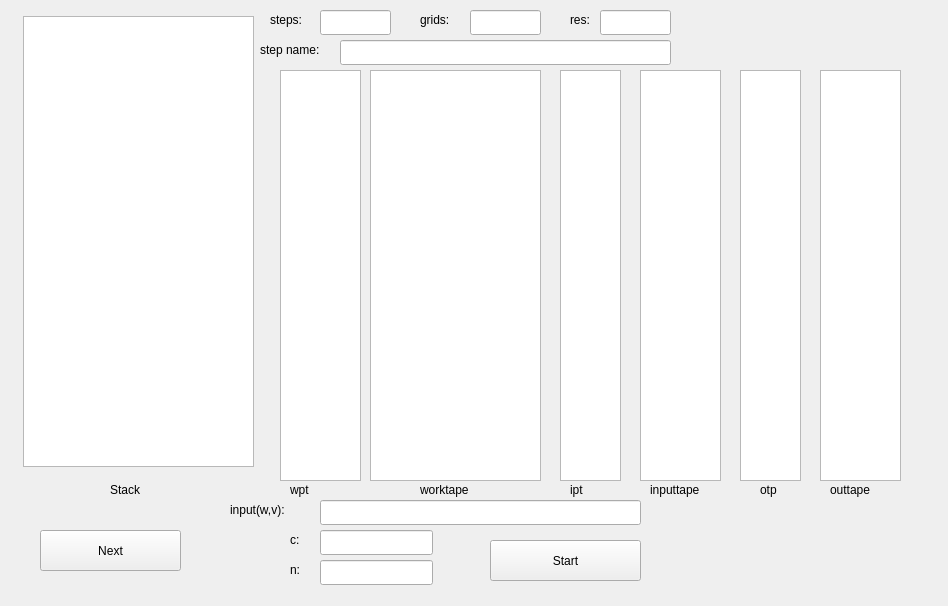
<?xml version="1.0" encoding="UTF-8"?>
<ui version="4.0">
 <class>Widget</class>
 <widget class="QWidget" name="Widget">
  <property name="geometry">
   <rect>
    <x>0</x>
    <y>0</y>
    <width>948</width>
    <height>606</height>
   </rect>
  </property>
  <property name="windowTitle">
   <string>Widget</string>
  </property>
  <widget class="QPushButton" name="NextStep">
   <property name="geometry">
    <rect>
     <x>40</x>
     <y>530</y>
     <width>141</width>
     <height>41</height>
    </rect>
   </property>
   <property name="text">
    <string>Next</string>
   </property>
  </widget>
  <widget class="QPushButton" name="StartMachine">
   <property name="geometry">
    <rect>
     <x>490</x>
     <y>540</y>
     <width>151</width>
     <height>41</height>
    </rect>
   </property>
   <property name="text">
    <string>Start</string>
   </property>
  </widget>
  <widget class="QLineEdit" name="InputEdit">
   <property name="geometry">
    <rect>
     <x>320</x>
     <y>500</y>
     <width>321</width>
     <height>25</height>
    </rect>
   </property>
  </widget>
  <widget class="QLabel" name="label">
   <property name="geometry">
    <rect>
     <x>230</x>
     <y>500</y>
     <width>81</width>
     <height>20</height>
    </rect>
   </property>
   <property name="text">
    <string>input(w,v):</string>
   </property>
  </widget>
  <widget class="QLabel" name="label_2">
   <property name="geometry">
    <rect>
     <x>110</x>
     <y>480</y>
     <width>41</width>
     <height>19</height>
    </rect>
   </property>
   <property name="text">
    <string>Stack</string>
   </property>
  </widget>
  <widget class="QLabel" name="label_3">
   <property name="geometry">
    <rect>
     <x>420</x>
     <y>10</y>
     <width>51</width>
     <height>19</height>
    </rect>
   </property>
   <property name="text">
    <string>grids:</string>
   </property>
  </widget>
  <widget class="QLabel" name="label_4">
   <property name="geometry">
    <rect>
     <x>270</x>
     <y>10</y>
     <width>51</width>
     <height>19</height>
    </rect>
   </property>
   <property name="text">
    <string>steps:</string>
   </property>
  </widget>
  <widget class="QLabel" name="label_5">
   <property name="geometry">
    <rect>
     <x>570</x>
     <y>10</y>
     <width>31</width>
     <height>19</height>
    </rect>
   </property>
   <property name="text">
    <string>res:</string>
   </property>
  </widget>
  <widget class="QLabel" name="label_6">
   <property name="geometry">
    <rect>
     <x>290</x>
     <y>480</y>
     <width>31</width>
     <height>19</height>
    </rect>
   </property>
   <property name="text">
    <string>wpt</string>
   </property>
  </widget>
  <widget class="QLabel" name="label_7">
   <property name="geometry">
    <rect>
     <x>420</x>
     <y>480</y>
     <width>71</width>
     <height>19</height>
    </rect>
   </property>
   <property name="text">
    <string>worktape</string>
   </property>
  </widget>
  <widget class="QLabel" name="label_8">
   <property name="geometry">
    <rect>
     <x>570</x>
     <y>480</y>
     <width>31</width>
     <height>19</height>
    </rect>
   </property>
   <property name="text">
    <string>ipt</string>
   </property>
  </widget>
  <widget class="QTextEdit" name="StackEdit">
   <property name="geometry">
    <rect>
     <x>23</x>
     <y>16</y>
     <width>231</width>
     <height>451</height>
    </rect>
   </property>
  </widget>
  <widget class="QLineEdit" name="GridsEdit">
   <property name="geometry">
    <rect>
     <x>470</x>
     <y>10</y>
     <width>71</width>
     <height>25</height>
    </rect>
   </property>
  </widget>
  <widget class="QLineEdit" name="StepsEdit">
   <property name="geometry">
    <rect>
     <x>320</x>
     <y>10</y>
     <width>71</width>
     <height>25</height>
    </rect>
   </property>
  </widget>
  <widget class="QLineEdit" name="ResEdit">
   <property name="geometry">
    <rect>
     <x>600</x>
     <y>10</y>
     <width>71</width>
     <height>25</height>
    </rect>
   </property>
  </widget>
  <widget class="QLabel" name="label_9">
   <property name="geometry">
    <rect>
     <x>650</x>
     <y>480</y>
     <width>71</width>
     <height>19</height>
    </rect>
   </property>
   <property name="text">
    <string>inputtape</string>
   </property>
  </widget>
  <widget class="QTextEdit" name="WPTEdit">
   <property name="geometry">
    <rect>
     <x>280</x>
     <y>70</y>
     <width>81</width>
     <height>411</height>
    </rect>
   </property>
  </widget>
  <widget class="QTextEdit" name="WorkEdit">
   <property name="geometry">
    <rect>
     <x>370</x>
     <y>70</y>
     <width>171</width>
     <height>411</height>
    </rect>
   </property>
  </widget>
  <widget class="QTextEdit" name="IPTEdit">
   <property name="geometry">
    <rect>
     <x>560</x>
     <y>70</y>
     <width>61</width>
     <height>411</height>
    </rect>
   </property>
  </widget>
  <widget class="QTextEdit" name="InputtapeEdit">
   <property name="geometry">
    <rect>
     <x>640</x>
     <y>70</y>
     <width>81</width>
     <height>411</height>
    </rect>
   </property>
  </widget>
  <widget class="QLineEdit" name="CEdit">
   <property name="geometry">
    <rect>
     <x>320</x>
     <y>530</y>
     <width>113</width>
     <height>25</height>
    </rect>
   </property>
  </widget>
  <widget class="QLabel" name="label_10">
   <property name="geometry">
    <rect>
     <x>290</x>
     <y>530</y>
     <width>21</width>
     <height>19</height>
    </rect>
   </property>
   <property name="text">
    <string>c:</string>
   </property>
  </widget>
  <widget class="QLabel" name="label_11">
   <property name="geometry">
    <rect>
     <x>260</x>
     <y>40</y>
     <width>81</width>
     <height>19</height>
    </rect>
   </property>
   <property name="text">
    <string>step name:</string>
   </property>
  </widget>
  <widget class="QLineEdit" name="StepNameEdit">
   <property name="geometry">
    <rect>
     <x>340</x>
     <y>40</y>
     <width>331</width>
     <height>25</height>
    </rect>
   </property>
  </widget>
  <widget class="QLabel" name="label_12">
   <property name="geometry">
    <rect>
     <x>290</x>
     <y>560</y>
     <width>21</width>
     <height>19</height>
    </rect>
   </property>
   <property name="text">
    <string>n:</string>
   </property>
  </widget>
  <widget class="QLineEdit" name="NEdit">
   <property name="geometry">
    <rect>
     <x>320</x>
     <y>560</y>
     <width>113</width>
     <height>25</height>
    </rect>
   </property>
  </widget>
  <widget class="QTextEdit" name="OutEdit">
   <property name="geometry">
    <rect>
     <x>820</x>
     <y>70</y>
     <width>81</width>
     <height>411</height>
    </rect>
   </property>
  </widget>
  <widget class="QTextEdit" name="OtpEdit">
   <property name="geometry">
    <rect>
     <x>740</x>
     <y>70</y>
     <width>61</width>
     <height>411</height>
    </rect>
   </property>
  </widget>
  <widget class="QLabel" name="label_13">
   <property name="geometry">
    <rect>
     <x>760</x>
     <y>480</y>
     <width>41</width>
     <height>19</height>
    </rect>
   </property>
   <property name="text">
    <string>otp</string>
   </property>
  </widget>
  <widget class="QLabel" name="label_14">
   <property name="geometry">
    <rect>
     <x>830</x>
     <y>480</y>
     <width>69</width>
     <height>19</height>
    </rect>
   </property>
   <property name="text">
    <string>outtape</string>
   </property>
  </widget>
 </widget>
 <resources/>
 <connections/>
</ui>
